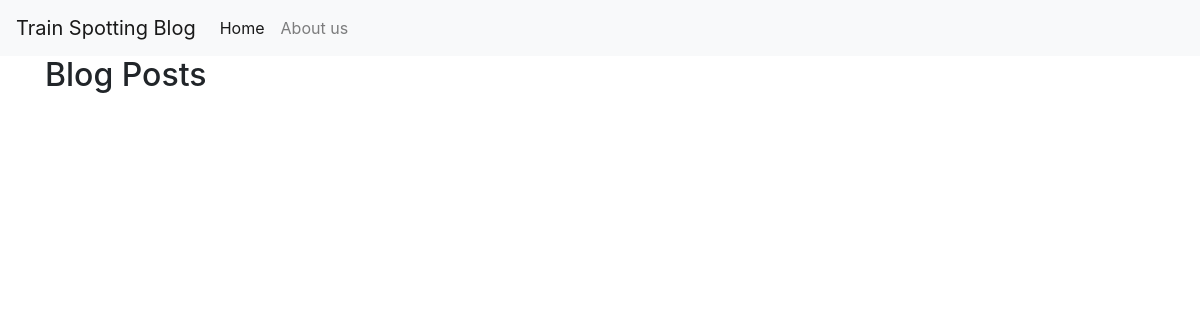
/, run on an earlier commit of the app's database.
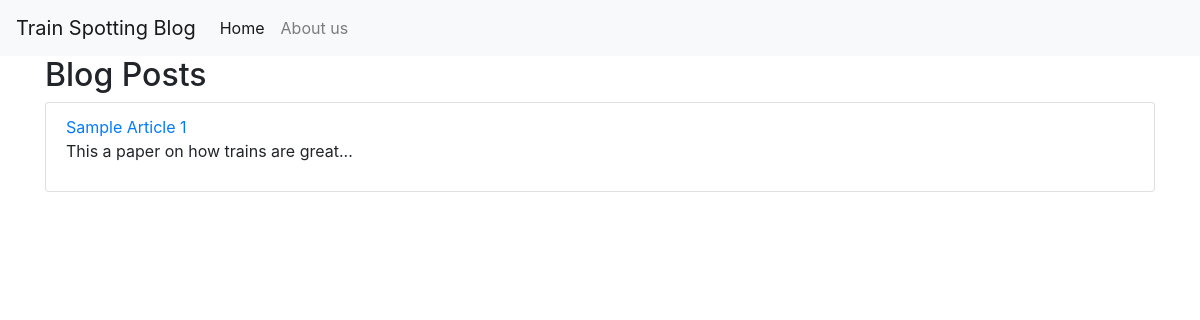
And on a later commit of the database.
### tables this page shows
CREATE TABLE `articles` (
  `Id` mediumint(9) NOT NULL AUTO_INCREMENT,
  `Title` varchar(255) NOT NULL,
  `Image` text DEFAULT NULL,
  `Body` text DEFAULT NULL,
  PRIMARY KEY (`Id`)
);

### Db/BlogPostDb.php (called while the page is built, shortened)
<?php
class BlogPostDb
{
    private $_user = "root";
    private $_pass = 'example';
    private $_db;
    public function __construct()
    {
        try {
            $this->_db = new PDO("mysql:dbname=blog;host=127.0.0.1", $this->_user, $this->_pass);
        } catch (PDOException $e) {
            throw $e;
        }
    }
    public function getAll()
    {
        $data = $this->_db->query("SELECT * FROM articles");
        $articles = $data->fetchAll();
        return $articles;
    }
}

### View/ArticleList.php (the view, shortened to what this page needs)
<html>
<div class="container">
    <h2>Blog Posts</h2>
    <ul class="list-group">
        <?php foreach ($articles as $article) { ?>
            <li class="list-group-item">
                <a class="list-group-item-heading"
                    href="index.php?article=<?php echo $article['Id']; ?>">
                    <?php print($article['Title']); ?>
                </a>
                <br>
                <p class="list-group-item-text">
                    <?php print(substr($article['Body'], 0, 50));
                    print('...'); ?>
                </p>
            </li>
            <?php
        } ?>
    </ul>
</div>
</html>

### index.php (shortened to what this page needs)
<!doctype html>
<html lang="en">
<head>
    <link rel="stylesheet" href="https://stackpath.bootstrapcdn.com/bootstrap/4.1.3/css/bootstrap.min.css"
>
</head>
<body>
    <?php
    include_once("Controller/IndexController.php");
    $controller = new IndexController();
    $controller->invoke();
    ?>
</body>

### Controller/IndexController.php
<?php
include_once("Db/BlogPostDb.php");
class IndexController
{
    private $_blogposts;
    public function __construct()
    {
        $this->_blogposts = new BlogPostDb();
    }
    public function invoke()
    {
        if (!isset($_GET['article'])) {
            $articles = $this->_blogposts->getAll();
            include("View/ArticleList.php");
        } else {
            $article = $this->_blogposts->getById($_GET['article']);
            include("View/ArticleView.php");
        }
    }
}

What changed in the data, as far as the page shows it:
added articles: Title "Sample Article 1", Body "This a paper on how trains are great"
